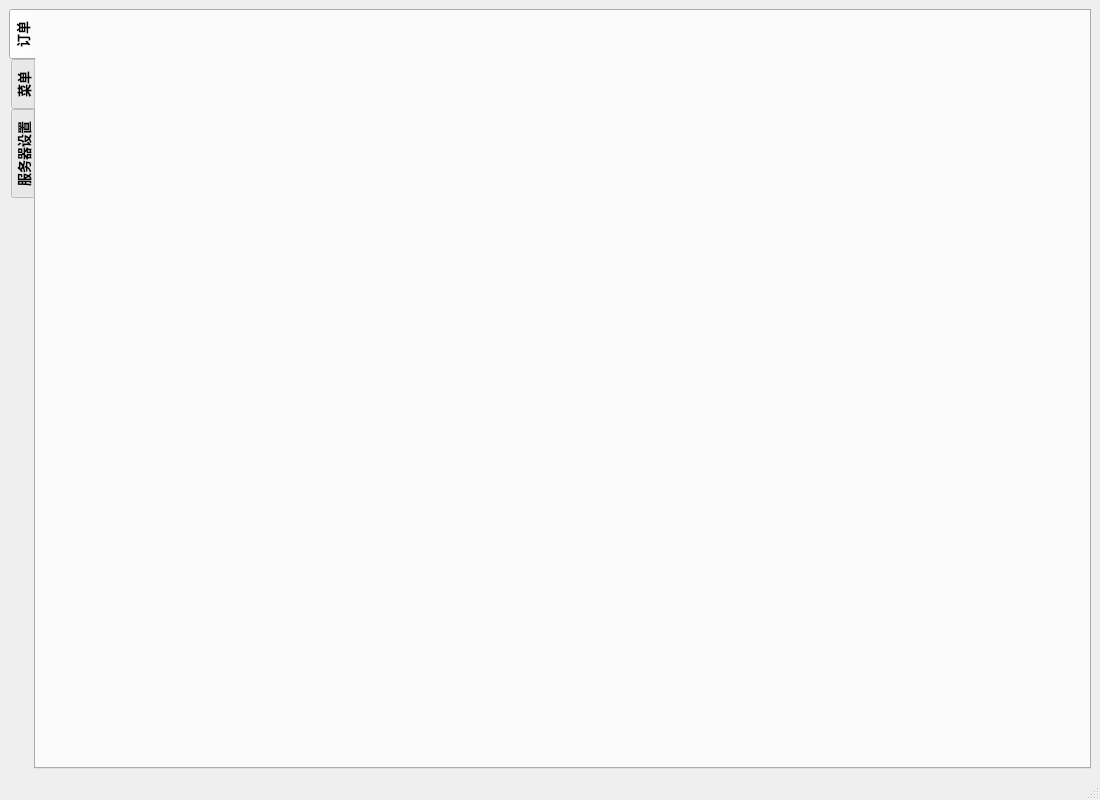
<?xml version="1.0" encoding="UTF-8"?>
<ui version="4.0">
 <class>ServerMainWindow</class>
 <widget class="QMainWindow" name="ServerMainWindow">
  <property name="geometry">
   <rect>
    <x>0</x>
    <y>0</y>
    <width>1100</width>
    <height>800</height>
   </rect>
  </property>
  <property name="windowTitle">
   <string>ServerMainWindow</string>
  </property>
  <widget class="QWidget" name="centralwidget">
   <layout class="QVBoxLayout" name="verticalLayout">
    <item>
     <widget class="QTabWidget" name="tabWidget">
      <property name="font">
       <font>
        <family>Microsoft YaHei UI</family>
        <pointsize>10</pointsize>
        <weight>75</weight>
        <bold>true</bold>
       </font>
      </property>
      <property name="tabPosition">
       <enum>QTabWidget::West</enum>
      </property>
      <property name="currentIndex">
       <number>0</number>
      </property>
      <widget class="QWidget" name="tab_Orders">
       <attribute name="title">
        <string>订单</string>
       </attribute>
      </widget>
      <widget class="QWidget" name="tab_Menu">
       <attribute name="title">
        <string>菜单</string>
       </attribute>
      </widget>
      <widget class="QWidget" name="tab_Settings">
       <attribute name="title">
        <string>服务器设置</string>
       </attribute>
      </widget>
     </widget>
    </item>
   </layout>
  </widget>
  <widget class="QMenuBar" name="menubar">
   <property name="geometry">
    <rect>
     <x>0</x>
     <y>0</y>
     <width>1100</width>
     <height>26</height>
    </rect>
   </property>
  </widget>
  <widget class="QStatusBar" name="statusbar"/>
 </widget>
 <resources/>
 <connections/>
</ui>
